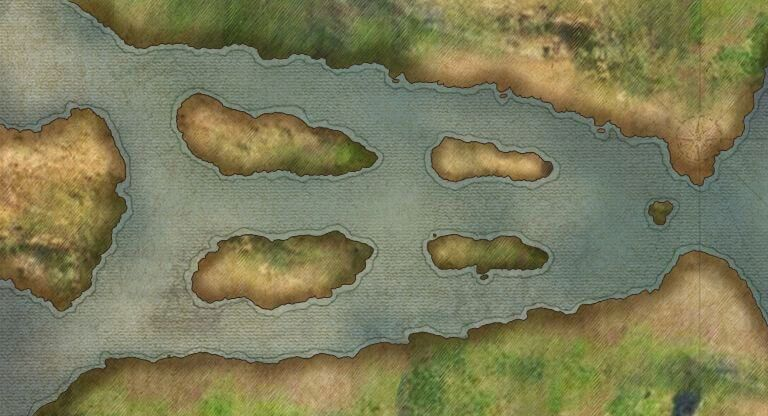

The image is a tile-based game level rendered from a .tmx file. Its description and source (layers, tilesets, objects; grid data summarised) follow:
An orthogonal 24x13 tile map with 32x32 px tiles, 1 tile layer (块层 1).

<map version="1.0" orientation="orthogonal" renderorder="right-down" width="24" height="13" tilewidth="32" tileheight="32">
 <tileset firstgid="1" name="battle_guild_map" tilewidth="32" tileheight="32">
  <image source="battle_guild_map.jpg" width="784" height="416" />
 </tileset>
 <layer name="块层 1" width="24" height="13">
  <data>[312 cells, 312 non-empty, 312 distinct tile ids]</data>
 </layer>
</map>
